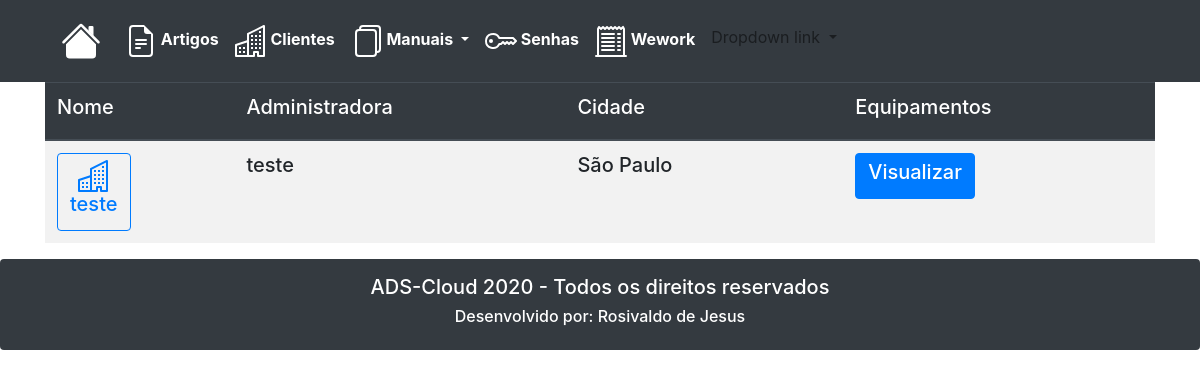
/clientes/, run on an earlier commit of the app's database.
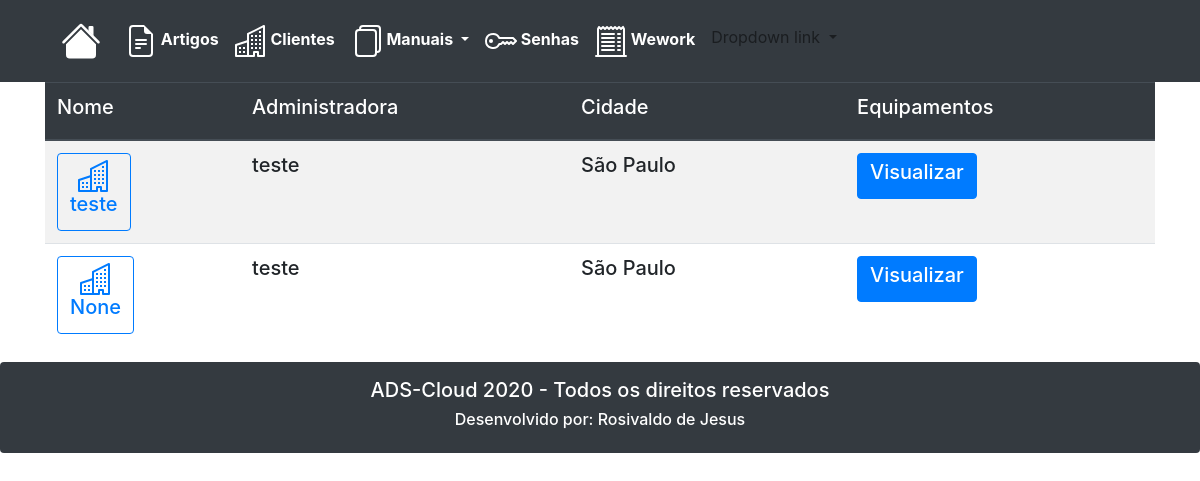
And on a later commit of the database.
### evertical/models.py (models this page shows, shortened)
class tbCliente(models.Model):
    clienteNome = models.CharField(max_length=50, blank=True, null=True)
    clienteAdministrador = models.CharField(max_length=20, blank=True, null=True)
    clienteAdministradora = models.ForeignKey(tbAdministradora, on_delete=models.CASCADE)
    clienteCftv = models.ForeignKey(tbSistemaCftv, on_delete=models.CASCADE)
    clienteSai = models.ForeignKey(tbSistemaSai, on_delete=models.CASCADE)
    clienteSca = models.ForeignKey(tbSistemaSca, on_delete=models.CASCADE)
    clienteSap = models.ForeignKey(tbSistemaSap, on_delete=models.CASCADE)
    clienteSdai = models.ForeignKey(tbSistemaSdai, on_delete=models.CASCADE)
    clienteCidade = models.ForeignKey(tbCidade, on_delete=models.CASCADE)
    clienteObservacao = RichTextField(blank=True, null=True)
    class Meta:
        db_table = 'tbCliente'
        verbose_name_plural = 'Clientes'

class tbAdministradora(models.Model):
    administradora = models.CharField(max_length=50, blank=50, null=True)
    class Meta:
        db_table = 'tbAdministradora'
        verbose_name_plural = 'Administradora'
    def __str__(self):
        return self.administradora

class tbCidade(models.Model):
    cidade = models.CharField(max_length=50, blank=True, null=True)
    cidadeEstado = models.CharField(max_length=50, blank=True, null=True)
    class Meta:
        db_table = 'tbCidade'
        verbose_name_plural = 'Cidade'
    def __str__(self):
        return self.cidade

### evertical/views.py (the view)
# urls.py: path('clientes/', clientes),
def clientes(request):
    clientes = tbCliente.objects.all()
    dados = {'clientes': clientes}
    return render(request, 'clientes.html', dados)

### templates/clientes.html (shortened to what this page needs)
{% extends "base.html" %}
{% load static %}
{% block content %}
<div class="container-xl">
	<section>
		<table class="table table-striped">
			<thead class="thead-dark">
				<tr>
					<th><h5>Nome</h5></th>
					<th><h5>Administradora</h5></th>
					<th><h5>Cidade</h5></th>
					<th></th>
					<th><h5>Equipamentos</h5></th>
				</tr>
			</thead>
			<tbody>
				{% for cliente in clientes %}
				<tr>
					<th>
						<a class="btn btn-outline-primary" href="/clientesInformacoes/?id={{ cliente.id }}" role="button">
							<h5>{{ cliente.clienteNome }}</h5>
						</a>
					</th>
					<th><h5>{{ cliente.clienteAdministradora }}</h5></th>
					<th><h5>{{ cliente.clienteCidade }}</h5></th>
					<th></th>
					<th >
						<a href="/clienteEquipamentos/?id={{ cliente.id }}" class="btn btn-primary"><h5>Visualizar</h5>
					</th>
				</tr>
				{% endfor %}
			</tbody>
	</table>
	</section>
</div>
{% endblock %}

What changed in the data, as far as the page shows it:
added tbCliente: clienteNome "None", clienteAdministradora "teste", clienteCidade "São Paulo"
